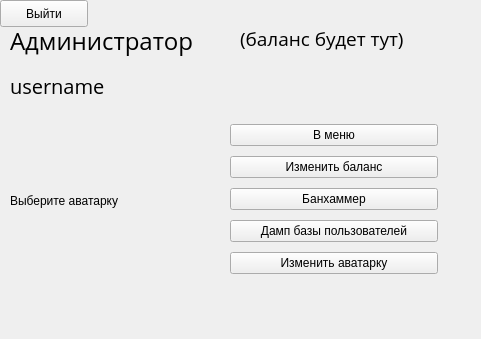
<?xml version="1.0" encoding="UTF-8"?>
<ui version="4.0">
 <class>MainWindow</class>
 <widget class="QMainWindow" name="MainWindow">
  <property name="geometry">
   <rect>
    <x>0</x>
    <y>0</y>
    <width>481</width>
    <height>339</height>
   </rect>
  </property>
  <property name="windowTitle">
   <string>MainWindow</string>
  </property>
  <widget class="QWidget" name="centralwidget">
   <widget class="QWidget" name="verticalLayoutWidget">
    <property name="geometry">
     <rect>
      <x>230</x>
      <y>120</y>
      <width>208</width>
      <height>161</height>
     </rect>
    </property>
    <layout class="QVBoxLayout" name="verticalLayout">
     <item>
      <widget class="QPushButton" name="pushButton_2">
       <property name="text">
        <string>В меню</string>
       </property>
      </widget>
     </item>
     <item>
      <widget class="QPushButton" name="pushButton_4">
       <property name="text">
        <string>Изменить баланс</string>
       </property>
      </widget>
     </item>
     <item>
      <widget class="QPushButton" name="pushButton_5">
       <property name="text">
        <string>Банхаммер</string>
       </property>
      </widget>
     </item>
     <item>
      <widget class="QPushButton" name="pushButton_3">
       <property name="text">
        <string>Дамп базы пользователей</string>
       </property>
      </widget>
     </item>
     <item>
      <widget class="QPushButton" name="pushButton">
       <property name="text">
        <string>Изменить аватарку</string>
       </property>
      </widget>
     </item>
    </layout>
   </widget>
   <widget class="QLabel" name="label_2">
    <property name="geometry">
     <rect>
      <x>10</x>
      <y>110</y>
      <width>171</width>
      <height>181</height>
     </rect>
    </property>
    <property name="text">
     <string>Выберите аватарку</string>
    </property>
   </widget>
   <widget class="QLabel" name="label">
    <property name="geometry">
     <rect>
      <x>10</x>
      <y>60</y>
      <width>171</width>
      <height>51</height>
     </rect>
    </property>
    <property name="font">
     <font>
      <family>Open Sans</family>
      <pointsize>15</pointsize>
     </font>
    </property>
    <property name="text">
     <string>username</string>
    </property>
   </widget>
   <widget class="QLabel" name="label_3">
    <property name="geometry">
     <rect>
      <x>240</x>
      <y>8</y>
      <width>231</width>
      <height>61</height>
     </rect>
    </property>
    <property name="font">
     <font>
      <family>Open Sans</family>
      <pointsize>14</pointsize>
     </font>
    </property>
    <property name="text">
     <string>(баланс будет тут)</string>
    </property>
   </widget>
   <widget class="QLabel" name="label_4">
    <property name="geometry">
     <rect>
      <x>10</x>
      <y>10</y>
      <width>211</width>
      <height>61</height>
     </rect>
    </property>
    <property name="font">
     <font>
      <family>Open Sans</family>
      <pointsize>18</pointsize>
     </font>
    </property>
    <property name="text">
     <string>Администратор</string>
    </property>
   </widget>
   <widget class="QPushButton" name="logout">
    <property name="geometry">
     <rect>
      <x>0</x>
      <y>0</y>
      <width>88</width>
      <height>27</height>
     </rect>
    </property>
    <property name="text">
     <string>Выйти</string>
    </property>
   </widget>
  </widget>
 </widget>
 <resources/>
 <connections/>
</ui>
